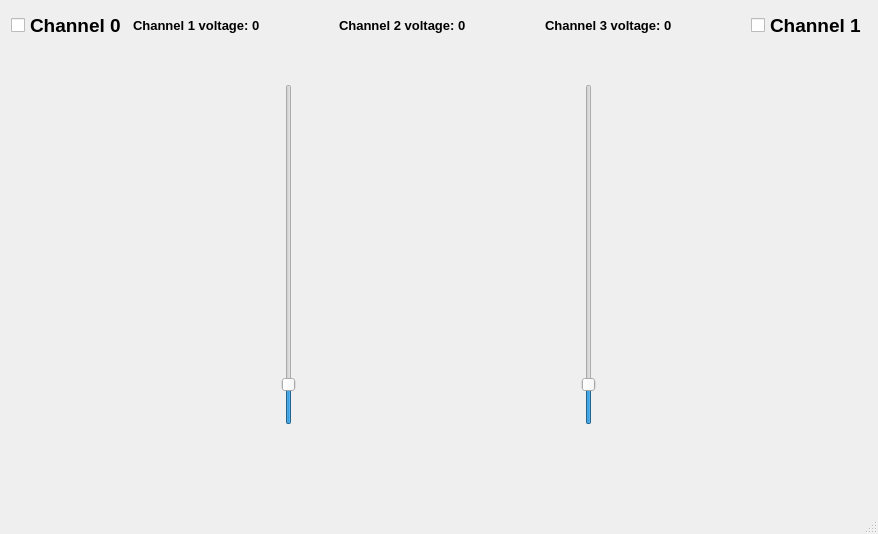
<?xml version="1.0" encoding="UTF-8"?>
<ui version="4.0">
 <class>MainWindow</class>
 <widget class="QMainWindow" name="MainWindow">
  <property name="geometry">
   <rect>
    <x>0</x>
    <y>0</y>
    <width>832</width>
    <height>534</height>
   </rect>
  </property>
  <property name="windowTitle">
   <string>MainWindow</string>
  </property>
  <widget class="QWidget" name="centralWidget">
   <layout class="QVBoxLayout" name="verticalLayout_2">
    <item>
     <layout class="QHBoxLayout" name="horizontalLayout_2">
      <item>
       <widget class="QCheckBox" name="channelZero_check">
        <property name="font">
         <font>
          <pointsize>14</pointsize>
          <weight>75</weight>
          <bold>true</bold>
         </font>
        </property>
        <property name="text">
         <string>Channel 0</string>
        </property>
       </widget>
      </item>
      <item>
       <spacer name="horizontalSpacer_6">
        <property name="orientation">
         <enum>Qt::Horizontal</enum>
        </property>
        <property name="sizeHint" stdset="0">
         <size>
          <width>40</width>
          <height>20</height>
         </size>
        </property>
       </spacer>
      </item>
      <item>
       <widget class="QLabel" name="ch1_output_lbl">
        <property name="minimumSize">
         <size>
          <width>200</width>
          <height>0</height>
         </size>
        </property>
        <property name="font">
         <font>
          <pointsize>10</pointsize>
          <weight>75</weight>
          <bold>true</bold>
         </font>
        </property>
        <property name="text">
         <string>Channel 1 voltage: 0</string>
        </property>
       </widget>
      </item>
      <item>
       <spacer name="horizontalSpacer_7">
        <property name="orientation">
         <enum>Qt::Horizontal</enum>
        </property>
        <property name="sizeHint" stdset="0">
         <size>
          <width>40</width>
          <height>20</height>
         </size>
        </property>
       </spacer>
      </item>
      <item>
       <widget class="QLabel" name="ch2_output_lbl">
        <property name="minimumSize">
         <size>
          <width>200</width>
          <height>0</height>
         </size>
        </property>
        <property name="font">
         <font>
          <pointsize>10</pointsize>
          <weight>75</weight>
          <bold>true</bold>
         </font>
        </property>
        <property name="text">
         <string>Channel 2 voltage: 0</string>
        </property>
       </widget>
      </item>
      <item>
       <spacer name="horizontalSpacer_8">
        <property name="orientation">
         <enum>Qt::Horizontal</enum>
        </property>
        <property name="sizeHint" stdset="0">
         <size>
          <width>40</width>
          <height>20</height>
         </size>
        </property>
       </spacer>
      </item>
      <item>
       <widget class="QLabel" name="ch3_output_lbl">
        <property name="minimumSize">
         <size>
          <width>200</width>
          <height>0</height>
         </size>
        </property>
        <property name="font">
         <font>
          <pointsize>10</pointsize>
          <weight>75</weight>
          <bold>true</bold>
         </font>
        </property>
        <property name="text">
         <string>Channel 3 voltage: 0</string>
        </property>
       </widget>
      </item>
      <item>
       <spacer name="horizontalSpacer_2">
        <property name="orientation">
         <enum>Qt::Horizontal</enum>
        </property>
        <property name="sizeHint" stdset="0">
         <size>
          <width>40</width>
          <height>20</height>
         </size>
        </property>
       </spacer>
      </item>
      <item>
       <widget class="QCheckBox" name="channelOne_check">
        <property name="font">
         <font>
          <pointsize>14</pointsize>
          <weight>75</weight>
          <bold>true</bold>
         </font>
        </property>
        <property name="text">
         <string>Channel 1</string>
        </property>
       </widget>
      </item>
     </layout>
    </item>
    <item>
     <layout class="QHBoxLayout" name="v_lay">
      <property name="rightMargin">
       <number>0</number>
      </property>
      <item>
       <layout class="QVBoxLayout" name="verticalLayout">
        <item>
         <widget class="QPushButton" name="ch_0_zoom_in_btn">
          <property name="minimumSize">
           <size>
            <width>32</width>
            <height>32</height>
           </size>
          </property>
          <property name="maximumSize">
           <size>
            <width>32</width>
            <height>32</height>
           </size>
          </property>
          <property name="toolTip">
           <string>Zoom in</string>
          </property>
          <property name="autoFillBackground">
           <bool>false</bool>
          </property>
          <property name="text">
           <string/>
          </property>
          <property name="icon">
           <iconset resource="../resources.qrc">
            <normaloff>:/new/images/images/zoom-plus-sign (1).png</normaloff>:/new/images/images/zoom-plus-sign (1).png</iconset>
          </property>
          <property name="iconSize">
           <size>
            <width>32</width>
            <height>32</height>
           </size>
          </property>
          <property name="flat">
           <bool>true</bool>
          </property>
         </widget>
        </item>
        <item>
         <widget class="QSlider" name="ch_0_voltage_range_slider">
          <property name="minimumSize">
           <size>
            <width>32</width>
            <height>0</height>
           </size>
          </property>
          <property name="toolTip">
           <string>Voltage range</string>
          </property>
          <property name="layoutDirection">
           <enum>Qt::LeftToRight</enum>
          </property>
          <property name="minimum">
           <number>0</number>
          </property>
          <property name="maximum">
           <number>99</number>
          </property>
          <property name="value">
           <number>10</number>
          </property>
          <property name="orientation">
           <enum>Qt::Vertical</enum>
          </property>
         </widget>
        </item>
        <item>
         <widget class="QPushButton" name="ch_0_zoom_out_btn">
          <property name="minimumSize">
           <size>
            <width>32</width>
            <height>32</height>
           </size>
          </property>
          <property name="maximumSize">
           <size>
            <width>32</width>
            <height>32</height>
           </size>
          </property>
          <property name="toolTip">
           <string>Zoom out</string>
          </property>
          <property name="autoFillBackground">
           <bool>false</bool>
          </property>
          <property name="text">
           <string/>
          </property>
          <property name="icon">
           <iconset resource="../resources.qrc">
            <normaloff>:/new/images/images/zoom-decreasing-button-symbol (1).png</normaloff>:/new/images/images/zoom-decreasing-button-symbol (1).png</iconset>
          </property>
          <property name="iconSize">
           <size>
            <width>32</width>
            <height>32</height>
           </size>
          </property>
          <property name="flat">
           <bool>true</bool>
          </property>
         </widget>
        </item>
       </layout>
      </item>
      <item>
       <layout class="QVBoxLayout" name="verticalLayout_3">
        <item>
         <widget class="QPushButton" name="ch_1_zoom_in_btn">
          <property name="minimumSize">
           <size>
            <width>32</width>
            <height>32</height>
           </size>
          </property>
          <property name="maximumSize">
           <size>
            <width>32</width>
            <height>32</height>
           </size>
          </property>
          <property name="toolTip">
           <string>Zoom in</string>
          </property>
          <property name="autoFillBackground">
           <bool>false</bool>
          </property>
          <property name="text">
           <string/>
          </property>
          <property name="icon">
           <iconset resource="../resources.qrc">
            <normaloff>:/new/images/images/zoom-plus-sign (1).png</normaloff>:/new/images/images/zoom-plus-sign (1).png</iconset>
          </property>
          <property name="iconSize">
           <size>
            <width>32</width>
            <height>32</height>
           </size>
          </property>
          <property name="flat">
           <bool>true</bool>
          </property>
         </widget>
        </item>
        <item>
         <widget class="QSlider" name="ch_1_voltage_range_slider">
          <property name="minimumSize">
           <size>
            <width>32</width>
            <height>0</height>
           </size>
          </property>
          <property name="toolTip">
           <string>Voltage range</string>
          </property>
          <property name="minimum">
           <number>0</number>
          </property>
          <property name="maximum">
           <number>99</number>
          </property>
          <property name="value">
           <number>10</number>
          </property>
          <property name="orientation">
           <enum>Qt::Vertical</enum>
          </property>
         </widget>
        </item>
        <item>
         <widget class="QPushButton" name="ch_1_zoom_out_btn">
          <property name="minimumSize">
           <size>
            <width>32</width>
            <height>32</height>
           </size>
          </property>
          <property name="maximumSize">
           <size>
            <width>32</width>
            <height>32</height>
           </size>
          </property>
          <property name="toolTip">
           <string>Zoom out</string>
          </property>
          <property name="autoFillBackground">
           <bool>false</bool>
          </property>
          <property name="text">
           <string/>
          </property>
          <property name="icon">
           <iconset resource="../resources.qrc">
            <normaloff>:/new/images/images/zoom-decreasing-button-symbol (1).png</normaloff>:/new/images/images/zoom-decreasing-button-symbol (1).png</iconset>
          </property>
          <property name="iconSize">
           <size>
            <width>32</width>
            <height>32</height>
           </size>
          </property>
          <property name="flat">
           <bool>true</bool>
          </property>
         </widget>
        </item>
       </layout>
      </item>
     </layout>
    </item>
    <item>
     <layout class="QHBoxLayout" name="horizontalLayout">
      <item>
       <spacer name="horizontalSpacer_4">
        <property name="orientation">
         <enum>Qt::Horizontal</enum>
        </property>
        <property name="sizeHint" stdset="0">
         <size>
          <width>40</width>
          <height>20</height>
         </size>
        </property>
       </spacer>
      </item>
      <item>
       <widget class="QPushButton" name="parameters_btn">
        <property name="minimumSize">
         <size>
          <width>32</width>
          <height>32</height>
         </size>
        </property>
        <property name="maximumSize">
         <size>
          <width>32</width>
          <height>32</height>
         </size>
        </property>
        <property name="toolTip">
         <string>Parameters</string>
        </property>
        <property name="text">
         <string/>
        </property>
        <property name="icon">
         <iconset resource="../resources.qrc">
          <normaloff>:/new/images/images/gear-wheel-with-cogs.png</normaloff>:/new/images/images/gear-wheel-with-cogs.png</iconset>
        </property>
        <property name="iconSize">
         <size>
          <width>32</width>
          <height>32</height>
         </size>
        </property>
        <property name="flat">
         <bool>true</bool>
        </property>
       </widget>
      </item>
      <item>
       <spacer name="horizontalSpacer_3">
        <property name="orientation">
         <enum>Qt::Horizontal</enum>
        </property>
        <property name="sizeHint" stdset="0">
         <size>
          <width>40</width>
          <height>20</height>
         </size>
        </property>
       </spacer>
      </item>
      <item>
       <widget class="QPushButton" name="backward_btn">
        <property name="minimumSize">
         <size>
          <width>32</width>
          <height>32</height>
         </size>
        </property>
        <property name="maximumSize">
         <size>
          <width>32</width>
          <height>32</height>
         </size>
        </property>
        <property name="toolTip">
         <string>Slower</string>
        </property>
        <property name="text">
         <string/>
        </property>
        <property name="icon">
         <iconset resource="../resources.qrc">
          <normaloff>:/new/images/images/backward-arrows-couple-pointing-to-left.png</normaloff>:/new/images/images/backward-arrows-couple-pointing-to-left.png</iconset>
        </property>
        <property name="iconSize">
         <size>
          <width>32</width>
          <height>32</height>
         </size>
        </property>
        <property name="flat">
         <bool>true</bool>
        </property>
       </widget>
      </item>
      <item>
       <widget class="QPushButton" name="forward_btn">
        <property name="minimumSize">
         <size>
          <width>32</width>
          <height>32</height>
         </size>
        </property>
        <property name="maximumSize">
         <size>
          <width>32</width>
          <height>32</height>
         </size>
        </property>
        <property name="toolTip">
         <string>Faster</string>
        </property>
        <property name="text">
         <string/>
        </property>
        <property name="icon">
         <iconset resource="../resources.qrc">
          <normaloff>:/new/images/images/forward.png</normaloff>:/new/images/images/forward.png</iconset>
        </property>
        <property name="iconSize">
         <size>
          <width>32</width>
          <height>32</height>
         </size>
        </property>
        <property name="flat">
         <bool>true</bool>
        </property>
       </widget>
      </item>
      <item>
       <spacer name="horizontalSpacer">
        <property name="orientation">
         <enum>Qt::Horizontal</enum>
        </property>
        <property name="sizeHint" stdset="0">
         <size>
          <width>40</width>
          <height>20</height>
         </size>
        </property>
       </spacer>
      </item>
      <item>
       <widget class="QPushButton" name="start_btn">
        <property name="minimumSize">
         <size>
          <width>32</width>
          <height>32</height>
         </size>
        </property>
        <property name="maximumSize">
         <size>
          <width>32</width>
          <height>32</height>
         </size>
        </property>
        <property name="toolTip">
         <string>Start</string>
        </property>
        <property name="text">
         <string/>
        </property>
        <property name="icon">
         <iconset resource="../resources.qrc">
          <normaloff>:/new/images/images/play-button.png</normaloff>:/new/images/images/play-button.png</iconset>
        </property>
        <property name="iconSize">
         <size>
          <width>20</width>
          <height>20</height>
         </size>
        </property>
        <property name="checkable">
         <bool>true</bool>
        </property>
        <property name="flat">
         <bool>true</bool>
        </property>
       </widget>
      </item>
      <item>
       <widget class="QPushButton" name="stop_btn">
        <property name="minimumSize">
         <size>
          <width>32</width>
          <height>32</height>
         </size>
        </property>
        <property name="maximumSize">
         <size>
          <width>32</width>
          <height>32</height>
         </size>
        </property>
        <property name="toolTip">
         <string>Stop</string>
        </property>
        <property name="text">
         <string/>
        </property>
        <property name="icon">
         <iconset resource="../resources.qrc">
          <normaloff>:/new/images/images/stop-button-black-rounded-square.png</normaloff>:/new/images/images/stop-button-black-rounded-square.png</iconset>
        </property>
        <property name="iconSize">
         <size>
          <width>20</width>
          <height>20</height>
         </size>
        </property>
        <property name="checkable">
         <bool>true</bool>
        </property>
        <property name="flat">
         <bool>true</bool>
        </property>
       </widget>
      </item>
      <item>
       <spacer name="horizontalSpacer_5">
        <property name="orientation">
         <enum>Qt::Horizontal</enum>
        </property>
        <property name="sizeHint" stdset="0">
         <size>
          <width>40</width>
          <height>20</height>
         </size>
        </property>
       </spacer>
      </item>
     </layout>
    </item>
   </layout>
  </widget>
  <widget class="QMenuBar" name="menuBar">
   <property name="geometry">
    <rect>
     <x>0</x>
     <y>0</y>
     <width>832</width>
     <height>21</height>
    </rect>
   </property>
  </widget>
  <widget class="QStatusBar" name="statusBar"/>
 </widget>
 <layoutdefault spacing="6" margin="11"/>
 <resources>
  <include location="../resources.qrc"/>
 </resources>
 <connections/>
</ui>
